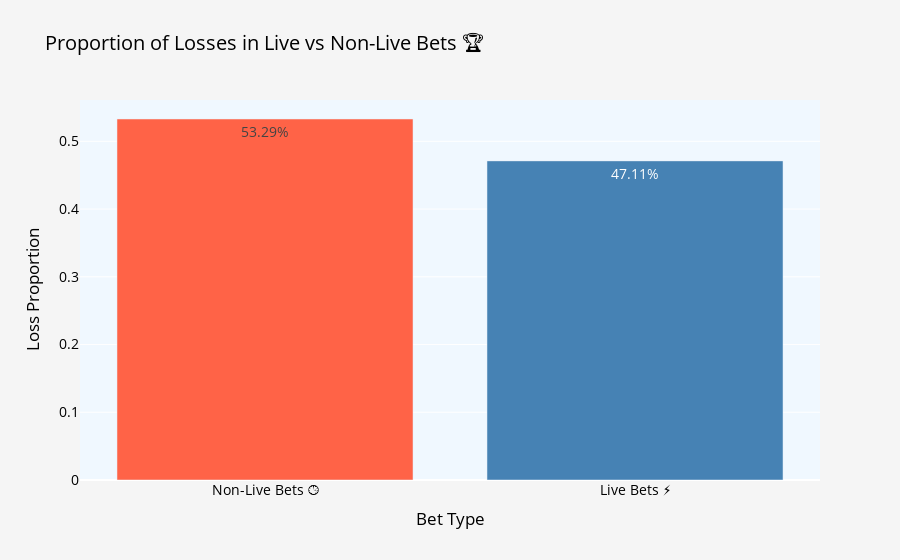

Notebook source saved alongside this figure:
### Code cell
def plot_loss_proportions_plotly(loss_proportions):
    """
    This function creates an interactive bar plot showing the loss proportions for live and non-live bets using Plotly.
    
    Parameters:
    - loss_proportions: DataFrame containing loss proportions for live and non-live bets.
    """
    # Define the labels for live and non-live bets
    labels = ['Non-Live Bets 🕒', 'Live Bets ⚡']

    # Create the bar chart with Plotly
    fig = go.Figure()

    # Add the bars to the plot
    fig.add_trace(go.Bar(
        x=labels,
        y=loss_proportions['Loss Proportion'],
        text=loss_proportions['Loss Proportion'].apply(lambda x: f'{x:.2%}'),
        textposition='auto',
        # Color: red for Non-Live, blue for Live
        marker_color=['#FF6347', '#4682B4'],
        hoverinfo='text+name',
        name='Loss Proportion'
    ))

    # Update layout for aesthetics
    fig.update_layout(
        title='Proportion of Losses in Live vs Non-Live Bets 🏆',
        xaxis_title='Bet Type',
        yaxis_title='Loss Proportion',
        # yaxis_tickformat='%',

        # Emojis for tick labels 🕒⚡
        xaxis=dict(
            tickvals=[0, 1],
            ticktext=labels
        ),

        # Make the plot visually appealing
        plot_bgcolor='#F0F8FF',  # Light blue background
        paper_bgcolor='#F5F5F5',  # Off-white paper background
        font=dict(
            size=14,
            color='black'
        ),
        showlegend=False
    )

    # Show the plot
    fig.show()


# Step 4: Plot the loss proportions using Plotly
plot_loss_proportions_plotly(loss_proportions)

### Figure 1 — Plotly figure (JSON) as saved in the notebook; plotly's stock layout.template omitted (floating-point values rounded to 4 significant figures)
{"data": [{"hoverinfo": "text+name", "marker": {"color": ["#FF6347", "#4682B4"]}, "name": "Loss Proportion", "text": ["53.29%", "47.11%"], "textposition": "auto", "type": "bar", "x": ["Non-Live Bets 🕒", "Live Bets ⚡"], "y": [0.5329, 0.4711]}], "layout": {"font": {"color": "black", "size": 14}, "paper_bgcolor": "#F5F5F5", "plot_bgcolor": "#F0F8FF", "showlegend": false, "title": {"text": "Proportion of Losses in Live vs Non-Live Bets 🏆"}, "xaxis": {"ticktext": ["Non-Live Bets 🕒", "Live Bets ⚡"], "tickvals": [0, 1], "title": {"text": "Bet Type"}}, "yaxis": {"title": {"text": "Loss Proportion"}}}}
